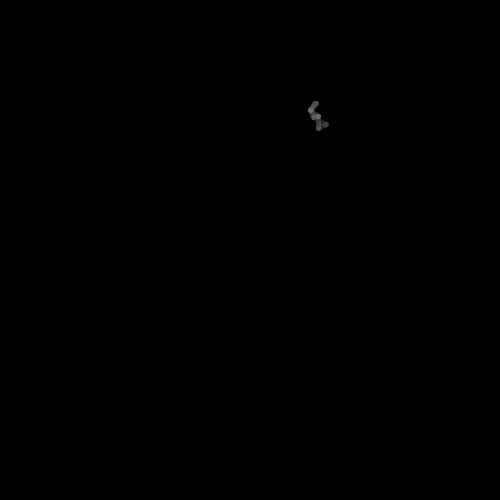
Frame 1 (no input)
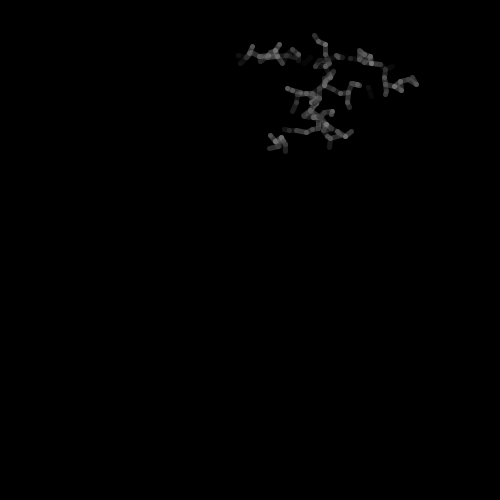
Frame 60 (the mouse pressed at the canvas centre just before this capture)
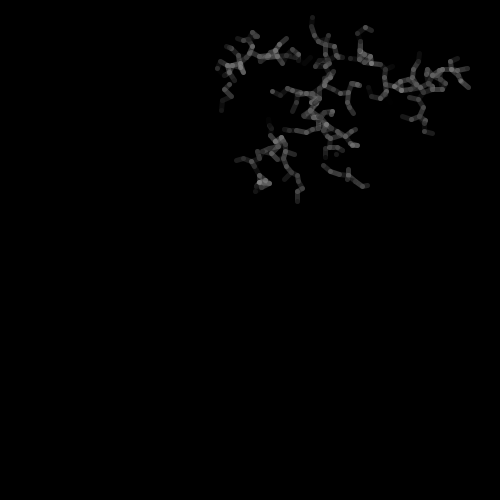
Frame 120 (the mouse held since frame 60 and released just before this capture)

The Processing sketch that drew these frames (run headless with seeded random() and noise(); from frame 60 on, the mouse is pressed at the canvas centre):

// Processing sketch: processing_169619
// ── processing_169619.pde

//import processing.pdf.*;

//Constructing an array

//Assigning different values to new Cell 
//the cells' density is changed
Cell[] myCells = new Cell[1499];                      //array syntax   datatype[] var


void setup() {
   background(0);
  size(500, 500);
  for (int i = 0; i < myCells.length; i ++) {
    myCells[i] = new Cell();                        //array syntax var[element] = value     
  }   
//beginRecord(PDF, "Patternvector1.pdf");  
}


void draw() {
  //beginRaw(PDF, "pattern1.pdf");
  for (int i=0; i< myCells.length; i++) {
   // myCells[i].display();
    myCells[i].update();
  }
  
  myCells[0].isseed = true;               
 
  for (int i=0; i<myCells.length; i++) {
    if(myCells[i].isseed == false){
      for(int j=0; j<myCells.length;j++){
        if(myCells[j].isseed == true){
          float d;
          d = PVector.dist(myCells[i].location, myCells[j].location);
            if(d < 10){                                
              myCells[i].isseed = true;
          
               stroke(random(255-100), 100);
               strokeWeight(5); 
              line(myCells[i].location.x, myCells[i].location.y, myCells[j].location.x, myCells[j].location.y);
              
            }
          }
        }
      }
    }
//endRaw();
  }

//void keyPressed(){
  //if(key=='e'){
  //  endRecord();
  //}
//}




class Cell{
  
  PVector location = new PVector();
  PVector velocity = new PVector();
  float dia;
  boolean isseed;
  float cellred, cellgreen, cellblue;
  float lineweight;
   
  
  Cell(){
  
    location = new PVector(random(500), random(500));
    dia = 7;
    isseed = false;
    cellred = 255;
    cellgreen = 255;
    cellblue = 255;
    lineweight = 0.1;
  }
  
  void display(){
    stroke(lineweight);
    if(isseed == true){
      fill(255,0,0);
    }
    if(isseed == false){
    fill(cellred,cellgreen,cellblue);
    }
    ellipse(location.x, location.y, dia,dia);
  }
  void update(){
    if(isseed == false){
    velocity = new PVector(random(-10,10),random(-10,10));
    location.add(velocity);
    }
    
  }
}


  
  
    
  
